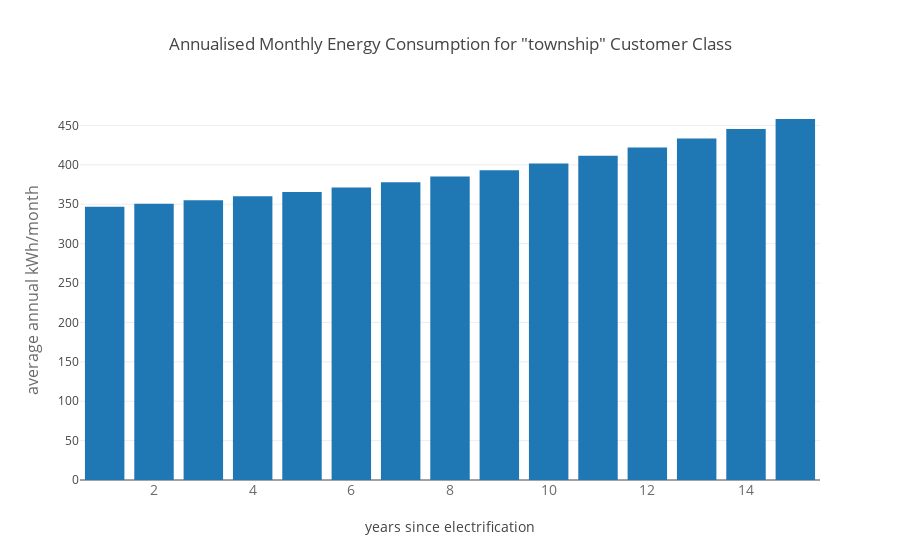
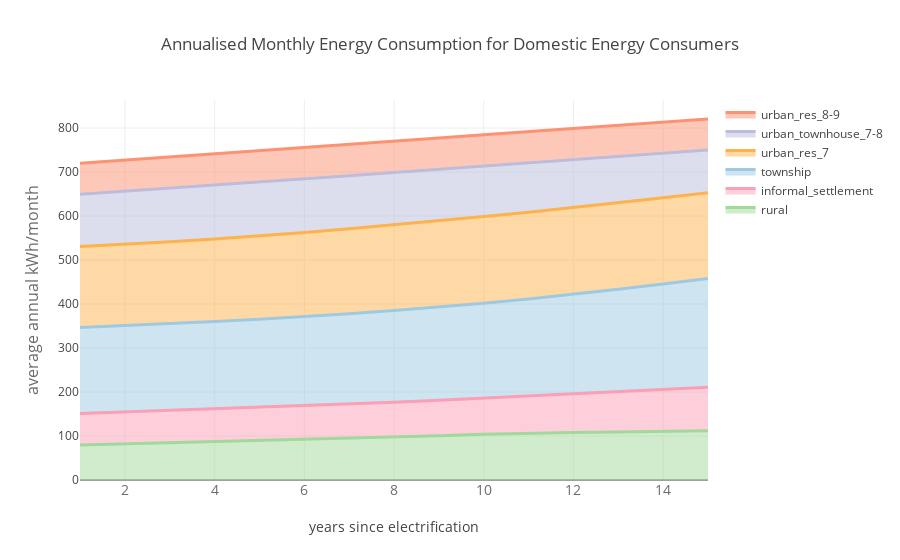

Notebook cell for these charts, in order:
### Code cell
exc.plotExpDemandSummary('township')
exc.plot15YearExpDemandSummary()

### Figure 1 — Plotly figure (JSON) as saved in the notebook; plotly's stock layout.template omitted (floating-point values rounded to 4 significant figures)
{"data": [{"name": "township", "type": "bar", "x": [1, 2, 3, 4, 5, 6, 7, 8, 9, 10, 11, 12, 13, 14, 15], "y": [346.7, 350.6, 355.1, 360.0, 365.4, 371.4, 378.0, 385.2, 393.1, 401.8, 411.5, 422.1, 433.4, 445.5, 458.2]}], "layout": {"title": "Annualised Monthly Energy Consumption for \"township\" Customer Class", "xaxis": {"tickfont": {"color": "rgb(107, 107, 107)", "size": 14}, "title": "years since electrification"}, "yaxis": {"title": "average annual kWh/month", "titlefont": {"color": "rgb(107, 107, 107)", "size": 16}}}}

### Figure 2 — Plotly figure (JSON) as saved in the notebook; plotly's stock layout.template omitted (floating-point values rounded to 4 significant figures)
{"data": [{"fill": "tonexty", "line": {"color": "rgb(161,217,155)", "width": 3}, "mode": "lines", "name": "rural", "type": "scatter", "x": [1, 2, 3, 4, 5, 6, 7, 8, 9, 10, 11, 12, 13, 14, 15], "y": [79.66, 82.21, 84.31, 86.5, 89.34, 92.19, 94.54, 97.09, 100.6, 104.1, 106.4, 108.0, 109.2, 110.3, 111.7]}, {"fill": "tonexty", "line": {"color": "rgb(250,159,181)", "width": 3}, "mode": "lines", "name": "informal_settlement", "type": "scatter", "x": [1, 2, 3, 4, 5, 6, 7, 8, 9, 10, 11, 12, 13, 14, 15], "y": [151.1, 154.5, 158.2, 161.8, 165.3, 168.8, 172.6, 176.7, 181.2, 186.1, 191.3, 196.7, 201.9, 206.6, 210.6]}, {"fill": "tonexty", "line": {"color": "rgb(158,202,225)", "width": 3}, "mode": "lines", "name": "township", "type": "scatter", "x": [1, 2, 3, 4, 5, 6, 7, 8, 9, 10, 11, 12, 13, 14, 15], "y": [346.7, 350.6, 355.1, 360.0, 365.4, 371.4, 378.0, 385.2, 393.1, 401.8, 411.5, 422.1, 433.4, 445.5, 458.2]}, {"fill": "tonexty", "line": {"color": "rgb(254,178,76)", "width": 3}, "mode": "lines", "name": "urban_res_7", "type": "scatter", "x": [1, 2, 3, 4, 5, 6, 7, 8, 9, 10, 11, 12, 13, 14, 15], "y": [530.8, 535.8, 541.6, 548.0, 555.0, 562.7, 570.9, 579.7, 589.0, 598.7, 608.9, 619.4, 630.3, 641.6, 653.1]}, {"fill": "tonexty", "line": {"color": "rgb(188,189,220)", "width": 3}, "mode": "lines", "name": "urban_townhouse_7-8", "type": "scatter", "x": [1, 2, 3, 4, 5, 6, 7, 8, 9, 10, 11, 12, 13, 14, 15], "y": [649.4, 656.2, 663.1, 670.1, 677.2, 684.3, 691.6, 698.9, 706.2, 713.5, 720.9, 728.2, 735.5, 742.7, 749.9]}, {"fill": "tonexty", "line": {"color": "rgb(252,146,114)", "width": 3}, "mode": "lines", "name": "urban_res_8-9", "type": "scatter", "x": [1, 2, 3, 4, 5, 6, 7, 8, 9, 10, 11, 12, 13, 14, 15], "y": [719.9, 726.9, 734.0, 741.1, 748.3, 755.6, 762.8, 770.1, 777.4, 784.7, 792.0, 799.2, 806.4, 813.5, 820.6]}], "layout": {"title": "Annualised Monthly Energy Consumption for Domestic Energy Consumers", "xaxis": {"tickfont": {"color": "rgb(107, 107, 107)", "size": 14}, "title": "years since electrification"}, "yaxis": {"title": "average annual kWh/month", "titlefont": {"color": "rgb(107, 107, 107)", "size": 16}}}}
